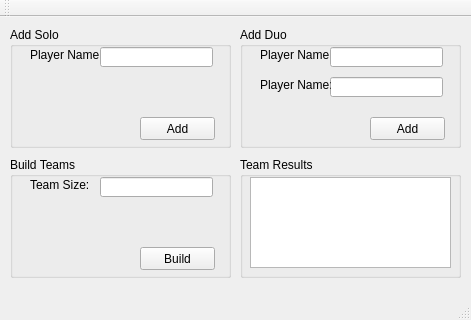
<?xml version="1.0" encoding="UTF-8"?>
<ui version="4.0">
 <class>MainWindow</class>
 <widget class="QMainWindow" name="MainWindow">
  <property name="geometry">
   <rect>
    <x>0</x>
    <y>0</y>
    <width>471</width>
    <height>320</height>
   </rect>
  </property>
  <property name="windowTitle">
   <string>Team Maker</string>
  </property>
  <widget class="QWidget" name="centralWidget">
   <widget class="QGroupBox" name="gbSoloAdd">
    <property name="geometry">
     <rect>
      <x>10</x>
      <y>10</y>
      <width>221</width>
      <height>121</height>
     </rect>
    </property>
    <property name="title">
     <string>Add Solo</string>
    </property>
    <widget class="QLabel" name="lblSoloAdd">
     <property name="geometry">
      <rect>
       <x>20</x>
       <y>20</y>
       <width>71</width>
       <height>16</height>
      </rect>
     </property>
     <property name="text">
      <string>Player Name: </string>
     </property>
    </widget>
    <widget class="QLineEdit" name="txtSoloAdd">
     <property name="geometry">
      <rect>
       <x>90</x>
       <y>20</y>
       <width>113</width>
       <height>20</height>
      </rect>
     </property>
    </widget>
    <widget class="QPushButton" name="btnSoloAdd">
     <property name="geometry">
      <rect>
       <x>130</x>
       <y>90</y>
       <width>75</width>
       <height>23</height>
      </rect>
     </property>
     <property name="text">
      <string>Add</string>
     </property>
    </widget>
   </widget>
   <widget class="QGroupBox" name="gbDuoAdd">
    <property name="geometry">
     <rect>
      <x>240</x>
      <y>10</y>
      <width>221</width>
      <height>121</height>
     </rect>
    </property>
    <property name="title">
     <string>Add Duo</string>
    </property>
    <widget class="QLabel" name="lblDuoAdd">
     <property name="geometry">
      <rect>
       <x>20</x>
       <y>20</y>
       <width>71</width>
       <height>16</height>
      </rect>
     </property>
     <property name="text">
      <string>Player Name: </string>
     </property>
    </widget>
    <widget class="QLineEdit" name="txtDuoAdd">
     <property name="geometry">
      <rect>
       <x>90</x>
       <y>20</y>
       <width>113</width>
       <height>20</height>
      </rect>
     </property>
    </widget>
    <widget class="QPushButton" name="btnDuoAdd">
     <property name="geometry">
      <rect>
       <x>130</x>
       <y>90</y>
       <width>75</width>
       <height>23</height>
      </rect>
     </property>
     <property name="text">
      <string>Add</string>
     </property>
    </widget>
    <widget class="QLineEdit" name="txtDuoAdd2">
     <property name="geometry">
      <rect>
       <x>90</x>
       <y>50</y>
       <width>113</width>
       <height>20</height>
      </rect>
     </property>
    </widget>
    <widget class="QLabel" name="lblDuoAdd2">
     <property name="geometry">
      <rect>
       <x>20</x>
       <y>50</y>
       <width>71</width>
       <height>16</height>
      </rect>
     </property>
     <property name="text">
      <string>Player Name: </string>
     </property>
    </widget>
   </widget>
   <widget class="QGroupBox" name="gbBuildTeams">
    <property name="geometry">
     <rect>
      <x>10</x>
      <y>140</y>
      <width>221</width>
      <height>121</height>
     </rect>
    </property>
    <property name="title">
     <string>Build Teams</string>
    </property>
    <widget class="QLabel" name="lblBuildTeams">
     <property name="geometry">
      <rect>
       <x>20</x>
       <y>20</y>
       <width>71</width>
       <height>16</height>
      </rect>
     </property>
     <property name="text">
      <string>Team Size:</string>
     </property>
    </widget>
    <widget class="QLineEdit" name="txtBuildTeams">
     <property name="geometry">
      <rect>
       <x>90</x>
       <y>20</y>
       <width>113</width>
       <height>20</height>
      </rect>
     </property>
    </widget>
    <widget class="QPushButton" name="btnBuildTeams">
     <property name="geometry">
      <rect>
       <x>130</x>
       <y>90</y>
       <width>75</width>
       <height>23</height>
      </rect>
     </property>
     <property name="text">
      <string>Build</string>
     </property>
    </widget>
   </widget>
   <widget class="QGroupBox" name="gbResults">
    <property name="geometry">
     <rect>
      <x>240</x>
      <y>140</y>
      <width>221</width>
      <height>121</height>
     </rect>
    </property>
    <property name="title">
     <string>Team Results</string>
    </property>
    <widget class="QListWidget" name="lwResults">
     <property name="geometry">
      <rect>
       <x>10</x>
       <y>20</y>
       <width>201</width>
       <height>91</height>
      </rect>
     </property>
    </widget>
   </widget>
  </widget>
  <widget class="QMenuBar" name="menuBar">
   <property name="geometry">
    <rect>
     <x>0</x>
     <y>0</y>
     <width>471</width>
     <height>21</height>
    </rect>
   </property>
  </widget>
  <widget class="QToolBar" name="mainToolBar">
   <attribute name="toolBarArea">
    <enum>TopToolBarArea</enum>
   </attribute>
   <attribute name="toolBarBreak">
    <bool>false</bool>
   </attribute>
  </widget>
  <widget class="QStatusBar" name="statusBar"/>
 </widget>
 <layoutdefault spacing="6" margin="11"/>
 <resources/>
 <connections/>
</ui>
